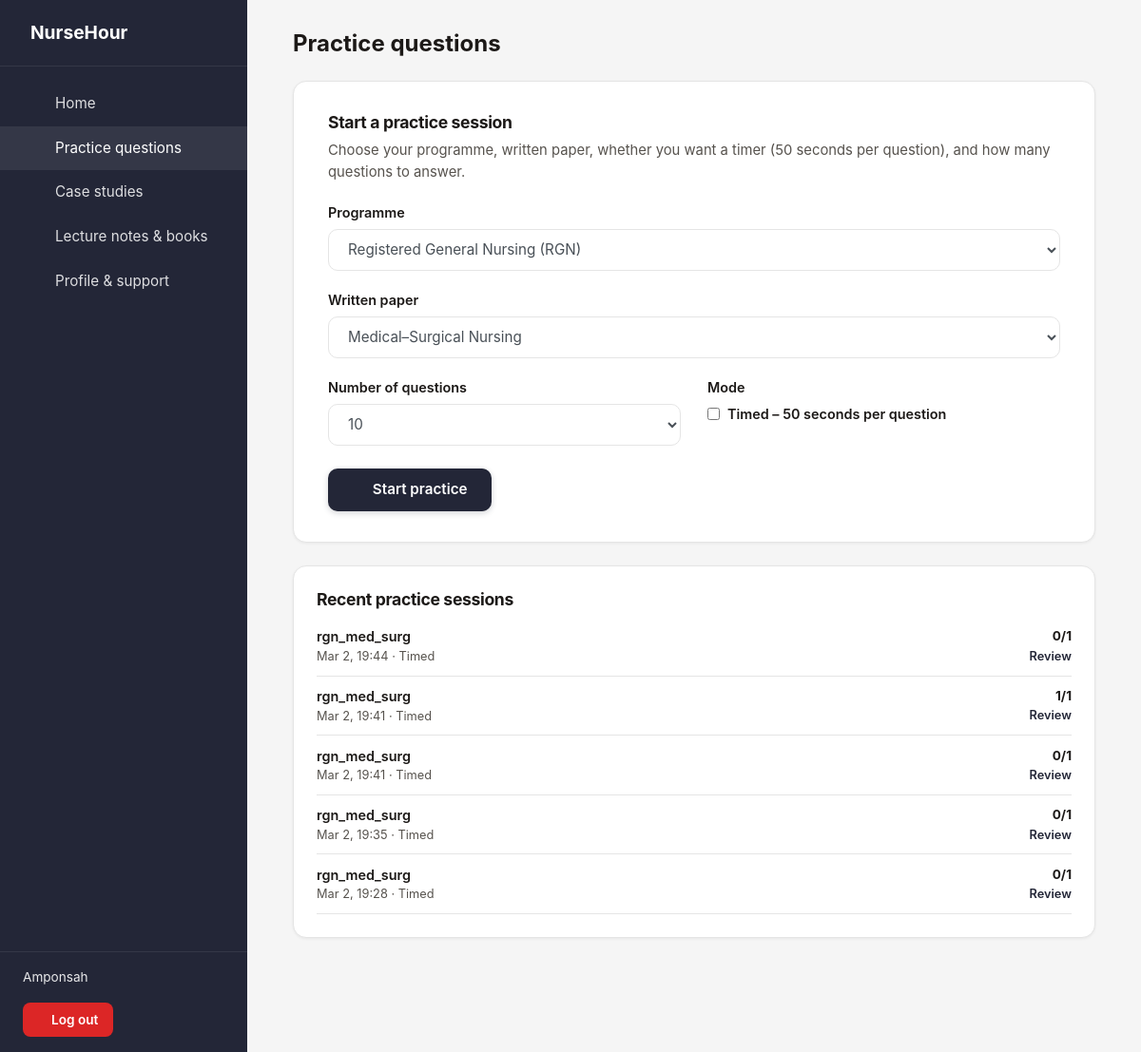
Page /practice/ (signed in) on the committed database.
### website/models.py (models this page shows)
class PracticeSession(models.Model):
    user = models.ForeignKey(settings.AUTH_USER_MODEL, on_delete=models.CASCADE, related_name='practice_sessions')
    program = models.CharField(max_length=10, blank=True, default='')
    paper = models.CharField(max_length=40, blank=True, default='')
    timed = models.BooleanField(default=False, help_text='If true, student practiced under timed conditions (50s per question).')
    total_questions = models.PositiveIntegerField()
    correct_count = models.PositiveIntegerField(default=0)
    questions = models.JSONField(default=list, help_text='List of MCQQuestion IDs for this session in order.')
    started_at = models.DateTimeField(default=timezone.now)
    finished_at = models.DateTimeField(null=True, blank=True)
    created_at = models.DateTimeField(auto_now_add=True)
    class Meta:
        ordering = ['-started_at']

### website/views.py (the view, shortened to what this page needs)
# urls.py: path('practice/', views.practice, name='practice'),
@login_required
def practice(request):
    if _is_admin_user(request.user):
        return redirect('website:admin_dashboard')
    profile = getattr(request.user, 'profile', None)
    profile_program = getattr(profile, 'program', '') or ''
    default_program = PROGRAM_FROM_PROFILE.get(profile_program, 'rgn')
    program = default_program
    available_papers = PAPER_CONFIG.get(program, [])
    recent_sessions = PracticeSession.objects.filter(user=request.user).order_by('-started_at')[:5]
    context = {
        'program': program,
        'program_label': PROGRAM_LABELS.get(program, ''),
        'available_programs': PROGRAM_LABELS,
        'available_papers': PAPER_CONFIG,
        'selected_papers': available_papers,
        'recent_sessions': recent_sessions,
    }
    return render(request, 'website/practice_setup.html', context)

### website/views.py (called while the page is built)
def _is_admin_user(user):
    return user and user.is_authenticated and getattr(settings, 'ADMIN_EMAIL', None) and user.email == settings.ADMIN_EMAIL

### templates/website/practice_setup.html (shortened to what this page needs)
{% extends 'dashboard_base.html' %}
{% load static %}
{% block page_title %}Practice questions{% endblock %}
{% block sidebar_nav %}
    <a href="{% url 'website:dashboard' %}"><i class="fa fa-home"></i> Home</a>
    <a href="{% url 'website:practice' %}" class="db--active"><i class="fa fa-list-alt"></i> Practice questions</a>
    <a href="{% url 'website:case_studies' %}"><i class="fa fa-folder-open"></i> Case studies</a>
    <a href="{% url 'website:resources' %}"><i class="fa fa-book"></i> Lecture notes &amp; books</a>
    <a href="{% url 'website:profile_support' %}"><i class="fa fa-user"></i> Profile &amp; support</a>
{% endblock %}
{% block content %}
    <div class="db-card db-card--form">
        <h2 class="db-card__title">Start a practice session</h2>
        <p class="db-card__text" style="margin-bottom:1.25rem;">
            Choose your programme, written paper, whether you want a timer (50 seconds per question), and how many questions to answer.
        </p>
        <form method="post" class="db-form db-form--grid" id="practiceSetupForm">
            <div class="form-group form-group--full">
                <label for="practiceProgram">Programme</label>
                <select name="program" id="practiceProgram" class="form-control">
                    {% for code,label in available_programs.items %}
                        <option value="{{ code }}" {% if code == program %}selected{% endif %}>{{ label }}</option>
                    {% endfor %}
                </select>
            </div>
            <div class="form-group form-group--full">
                <label for="practicePaper">Written paper</label>
                <select name="paper" id="practicePaper" class="form-control">
                    {% for prog_code, plist in available_papers.items %}
                        {% for p in plist %}
                            <option value="{{ p.code }}" data-program="{{ prog_code }}" {% if prog_code == program and forloop.first %}selected{% endif %}>{{ p.title }}</option>
                        {% endfor %}
                    {% endfor %}
                </select>
            </div>
            <div class="form-group">
                <label for="numQuestions">Number of questions</label>
                <select name="num_questions" id="numQuestions" class="form-control">
                    <option value="10" selected>10</option>
                </select>
            </div>
            <div class="form-group">
                <label>Mode</label>
                <div style="display:flex;align-items:center;gap:0.5rem;">
                    <input type="checkbox" name="timed" id="timedMode" value="1">
                    <label for="timedMode" style="margin:0;font-size:0.9rem;cursor:pointer;">
                        Timed – 50 seconds per question
                    </label>
                </div>
            </div>
            <div class="form-group form-group--full">
                <button type="submit" class="btn-save">
                    <i class="fa fa-play"></i> Start practice
                </button>
            </div>
        </form>
    </div>
    <div class="db-card">
        <h2 class="db-card__title">Recent practice sessions</h2>
        {% if recent_sessions %}
            <ul style="list-style:none;margin:0;padding:0;">
                {% for s in recent_sessions %}
                <li style="padding:0.65rem 0;border-bottom:1px solid var(--db-border);display:flex;justify-content:space-between;align-items:center;gap:1rem;">
                    <div>
                        <div style="font-size:0.9rem;font-weight:600;">
                            {{ s.paper|default:"Practice session" }}
                        </div>
                        <div style="font-size:0.8rem;color:var(--db-muted);">
                            {{ s.started_at|date:"M j, H:i" }} · {{ s.timed|yesno:"Timed,Untimed" }}
                        </div>
                    </div>
                    <div style="text-align:right;font-size:0.85rem;">
                        {% if s.total_questions %}
                            <div><strong>{{ s.correct_count }}/{{ s.total_questions }}</strong></div>
                        {% else %}
                            <div>—</div>
                        {% endif %}
                        <a href="{% url 'website:practice_review' s.id %}" style="font-size:0.8rem;">Review</a>
                    </div>
                </li>
                {% endfor %}
            </ul>
        {% else %}
            <p class="db-card__text">You haven’t completed any practice sessions yet. Start one above.</p>
        {% endif %}
    </div>
{% endblock %}

### templates/dashboard_base.html (shortened to what this page needs)
{% load static %}
<!DOCTYPE html>
<html lang="en">
<head>
    <link rel="stylesheet" href="{% static 'css/bootstrap.min.css' %}">
    <link rel="stylesheet" href="{% static 'css/font-awesome.min.css' %}">
</head>
<body class="db-body">
    <div class="db-root">
        <aside class="db-sidebar">
            <div class="db-sidebar__logo">
                <a href="{% url 'website:home' %}">
                    NurseHour
                </a>
            </div>
            <nav class="db-sidebar__nav">
                {% block sidebar_nav %}{% endblock %}
            </nav>
            <div class="db-sidebar__user">
                <div class="db-sidebar__user-name">{{ user.get_short_name|default:user.email }}</div>
                <a href="{% url 'website:logout' %}" class="db-sidebar__logout"><i class="fa fa-sign-out"></i> Log out</a>
            </div>
        </aside>
        <main class="db-main">
            <div class="db-main__inner">
                <h1 class="db-main__title">{% block page_title %}Dashboard{% endblock %}</h1>
                {% block content %}{% endblock %}
            </div>
        </main>
    </div>
</body>
</html>

### templates/dashboard_base.html (style rules this page uses)
:root { --db-dark: #232637; --db-dark-hover: #1a1c28; --db-bg: #f5f5f5; --db-card: #ffffff; --db-border: #e5e5e5; --db-text: #1c1917; --db-muted: #57534e; --db-sidebar-w: 260px; --db-bottom-h: 64px; }
* { box-sizing: border-box; }
.db-body { margin: 0; font-family: -apple-system, BlinkMacSystemFont, 'Segoe UI', Roboto, Oxygen, Ubuntu, sans-serif; background: var(--db-bg); color: var(--db-text); min-height: 100vh; padding-bottom: var(--db-bottom-h); }
.db-root { display: flex; min-height: 100vh; }
.db-sidebar { width: var(--db-sidebar-w); background: var(--db-dark); color: #fff; flex-shrink: 0; display: flex; flex-direction: column; position: fixed; top: 0; left: 0; bottom: 0; z-index: 100; }
.db-sidebar__logo { padding: 1.25rem 1.5rem; border-bottom: 1px solid rgba(255,255,255,0.08); }
.db-sidebar__logo a { color: #fff; text-decoration: none; font-weight: 700; font-size: 1.2rem; display: flex; align-items: center; }
.db-sidebar__nav { flex: 1; padding: 1rem 0; overflow-y: auto; }
.db-sidebar__nav a { display: flex; align-items: center; padding: 0.75rem 1.5rem; color: rgba(255,255,255,0.85); text-decoration: none; font-size: 0.95rem; transition: background 0.15s, color 0.15s; }
.db-sidebar__nav a:hover, .db-sidebar__nav a.db--active { background: rgba(255,255,255,0.08); color: #fff; }
.db-sidebar__nav .fa { width: 22px; margin-right: 0.75rem; text-align: center; opacity: 0.9; }
.db-sidebar__user { padding: 1rem 1.5rem; border-top: 1px solid rgba(255,255,255,0.08); }
.db-sidebar__user-name { font-size: 0.85rem; color: rgba(255,255,255,0.9); margin-bottom: 0.5rem; }
.db-sidebar__user a { color: rgba(255,255,255,0.7); font-size: 0.85rem; text-decoration: none; }
.db-sidebar__logout { display: inline-block; margin-top: 0.5rem; padding: 0.5rem 1rem; font-size: 0.85rem; font-weight: 600; color: #fff !important; background: #dc2626; border-radius: 8px; border: none; text-decoration: none !important; transition: background 0.2s, transform 0.1s; }
.db-main { flex: 1; margin-left: var(--db-sidebar-w); padding: 1.5rem; min-height: 100vh; display: flex; flex-direction: column; align-items: stretch; }
.db-main__title { font-size: 1.5rem; font-weight: 700; margin: 0 0 1.5rem; color: var(--db-text); }
.db-main__inner { width: 100%; max-width: 100%; }
@media (min-width: 992px) { .db-main { padding: 2rem 2.5rem; align-items: center; } }
@media (min-width: 992px) { .db-main__inner { max-width: 860px; margin: 0 auto; } }
@media (min-width: 1200px) { .db-main { padding: 2rem 3rem; } }
@media (min-width: 1200px) { .db-main__inner { max-width: 900px; } }
.db-card { background: var(--db-card); border: 1px solid var(--db-border); border-radius: 14px; padding: 1.5rem; margin-bottom: 1.5rem; box-shadow: 0 1px 3px rgba(0,0,0,0.06); transition: box-shadow 0.2s ease; }
@media (min-width: 992px) { .db-card--form { padding: 2rem 2.25rem; } }
.db-card__title { font-size: 1.1rem; font-weight: 700; margin: 0 0 0.5rem; color: var(--db-text); letter-spacing: -0.02em; }
.db-card__text { font-size: 0.925rem; color: var(--db-muted); margin: 0; line-height: 1.55; }
.db-card a:not(.btn-save):not(.db-sidebar__logout) { color: var(--db-dark); font-weight: 600; font-size: 0.9rem; text-decoration: none; }
.db-form .form-group { margin-bottom: 1.25rem; }
.db-form label { font-weight: 600; color: var(--db-text); margin-bottom: 0.4rem; display: block; font-size: 0.9rem; }
.db-form .form-control { border: 1.5px solid var(--db-border); border-radius: 10px; padding: 0.7rem 1rem; background: var(--db-card); font-size: 0.95rem; transition: border-color 0.2s, box-shadow 0.2s; }
.db-form select.form-control { min-height: 2.75rem; height: 2.75rem; padding: 0.5rem 2rem 0.5rem 1rem; line-height: 1.5; }
.db-form .btn-save { background: var(--db-dark); color: #fff; border: none; padding: 0.7rem 1.6rem; border-radius: 10px; font-weight: 600; font-size: 0.95rem; cursor: pointer; transition: background 0.2s, transform 0.1s; box-shadow: 0 2px 6px rgba(35,38,55,0.2); }
.db-form .btn-save i { margin-right: 0.35rem; }
@media (min-width: 992px) { .db-form--grid { display: grid; grid-template-columns: 1fr 1fr; gap: 1.25rem 1.75rem; align-items: start; } }
@media (min-width: 992px) { .db-form--grid .form-group { margin-bottom: 0; } }
@media (min-width: 992px) { .db-form--grid .form-group--full { grid-column: 1 / -1; } }
@media (min-width: 992px) { .db-form--grid .form-group .btn-save { margin-top: 0.25rem; } }

### rows in the picture
PracticeSession: paper "rgn_med_surg", started_at "Mar 2, 19:44", timed "Timed", correct_count "0", total_questions "1"
PracticeSession: paper "rgn_med_surg", started_at "Mar 2, 19:41", timed "Timed", correct_count "1", total_questions "1"
PracticeSession: paper "rgn_med_surg", started_at "Mar 2, 19:41", timed "Timed", correct_count "0", total_questions "1"
PracticeSession: paper "rgn_med_surg", started_at "Mar 2, 19:35", timed "Timed", correct_count "0", total_questions "1"
PracticeSession: paper "rgn_med_surg", started_at "Mar 2, 19:28", timed "Timed", correct_count "0", total_questions "1"

### other values in the picture
{{ user.get_short_name|default:user.email }} "Amponsah"
form field program "Registered General Nursing (RGN)"
form field paper "Medical–Surgical Nursing"
